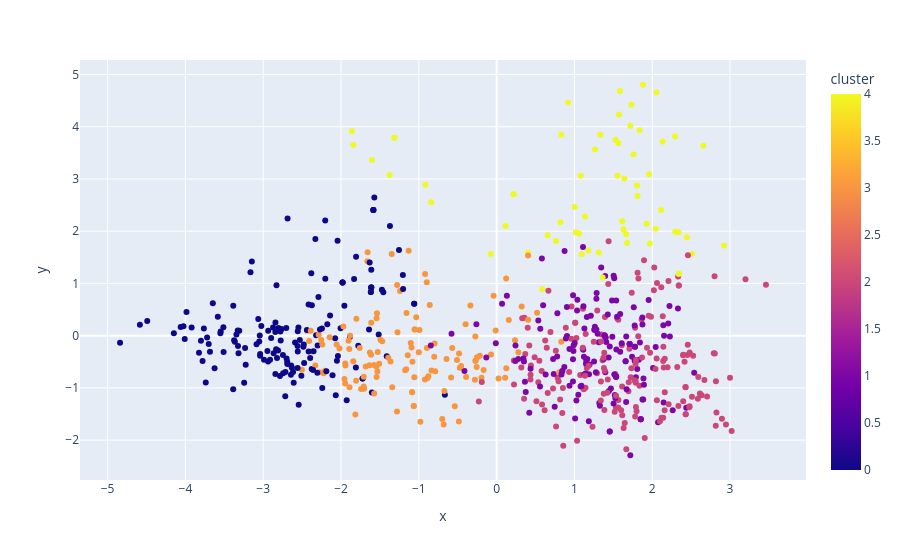

This figure's notebook cell:
### Code cell
from sklearn.decomposition import PCA

pca_pipeline = Pipeline([('scaler', StandardScaler()), ('PCA', PCA(n_components=2))])
song_embedding = pca_pipeline.fit_transform(X)
projection = pd.DataFrame(columns=['x', 'y'], data=song_embedding)
projection['title'] = df['trackTitle']
projection['artists'] = df['artists']
projection['cluster'] = df['cluster_label']

fig = px.scatter(
    projection, x='x', y='y', color='cluster', hover_data=['title'])
fig.show()

### Figure 1 — Plotly figure (JSON) as saved in the notebook; plotly's stock layout.template omitted (floating-point values rounded to 4 significant figures; data arrays with more than 128 entries replaced by an {"elided": "..."} marker saying what was removed)
{"data": [{"customdata": {"elided": "678x1 str values"}, "hovertemplate": "x=%{x}<br>y=%{y}<br>title=%{customdata[0]}<br>cluster=%{marker.color}<extra></extra>", "legendgroup": "", "marker": {"color": {"elided": "678 int values"}, "coloraxis": "coloraxis", "symbol": "circle"}, "mode": "markers", "name": "", "orientation": "v", "showlegend": false, "type": "scatter", "x": {"elided": "678 float values"}, "xaxis": "x", "y": {"elided": "678 float values"}, "yaxis": "y"}], "layout": {"coloraxis": {"colorbar": {"title": {"text": "cluster"}}, "colorscale": [[0, "#0d0887"], [0.1111, "#46039f"], [0.2222, "#7201a8"], [0.3333, "#9c179e"], [0.4444, "#bd3786"], [0.5556, "#d8576b"], [0.6667, "#ed7953"], [0.7778, "#fb9f3a"], [0.8889, "#fdca26"], [1, "#f0f921"]]}, "legend": {"tracegroupgap": 0}, "margin": {"t": 60}, "xaxis": {"anchor": "y", "domain": [0, 1], "title": {"text": "x"}}, "yaxis": {"anchor": "x", "domain": [0, 1], "title": {"text": "y"}}}}
